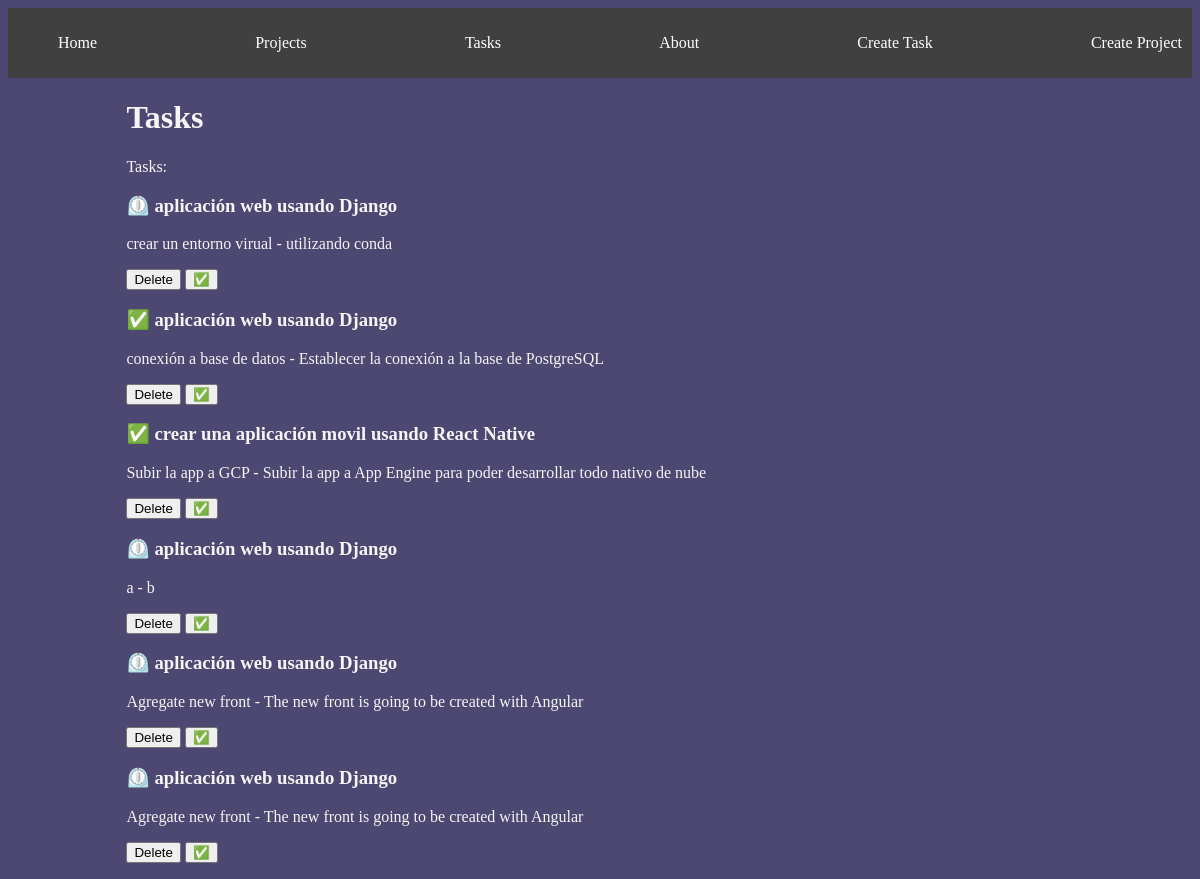
/tasks/, run on the app's committed database.
### myapp/models.py (models this page shows, shortened)
class Task(models.Model):
    title = models.CharField(max_length=200)
    description = models.TextField()
    project = models.ForeignKey(Project, on_delete=models.CASCADE)
    done = models.BooleanField(default=False)

class Project(models.Model):  # This class is like a table in a database
    name = models.CharField(max_length=200)

### myapp/views.py (the view)
# urls.py: path('tasks/', views.tasks, name="tasks"),
def tasks(request):
    tasks = Task.objects.all()
    return render(request, 'tasks/tasks.html', {
        'tasks': tasks
    })

### myapp/templates/tasks/tasks.html (shortened to what this page needs)
<!DOCTYPE html>
<html lang="en">
<head>
</head>
<body>
    {% extends 'layouts/base.html' %}
    {% block content %}
    <h1>Tasks</h1>
    <p>Tasks:
        {% for task in tasks %}
    <div>
        <h3>
            {% if task.done == False%}
            ⏲️
            {% else %}
            ✅
            {% endif %}
            {{ task.project.name }}
        </h3>
        <p>{{ task.title }} - {{ task.description }}</p>
        <button>Delete</button>
        <button>✅</button>
    </div>
    {% endfor %}
    </p>
    {% endblock %}

### myapp/static/styles/main.css (style rules this page uses)
body { background: #4c4872; color: whitesmoke; }

### data on the page
Task: project.name "aplicación web usando Django", title "crear un entorno virual", description "utilizando conda"
Task: project.name "aplicación web usando Django", title "conexión a base de datos", description "Establecer la conexión a la base de PostgreSQL"
Task: project.name "crear una aplicación movil usando React Native", title "Subir la app a GCP", description "Subir la app a App Engine para poder desarrollar todo nativo de nube"
Task: project.name "aplicación web usando Django", title "a", description "b"
Task: project.name "aplicación web usando Django", title "Agregate new front", description "The new front is going to be created with Angular"
Task: project.name "aplicación web usando Django", title "Agregate new front", description "The new front is going to be created with Angular"
